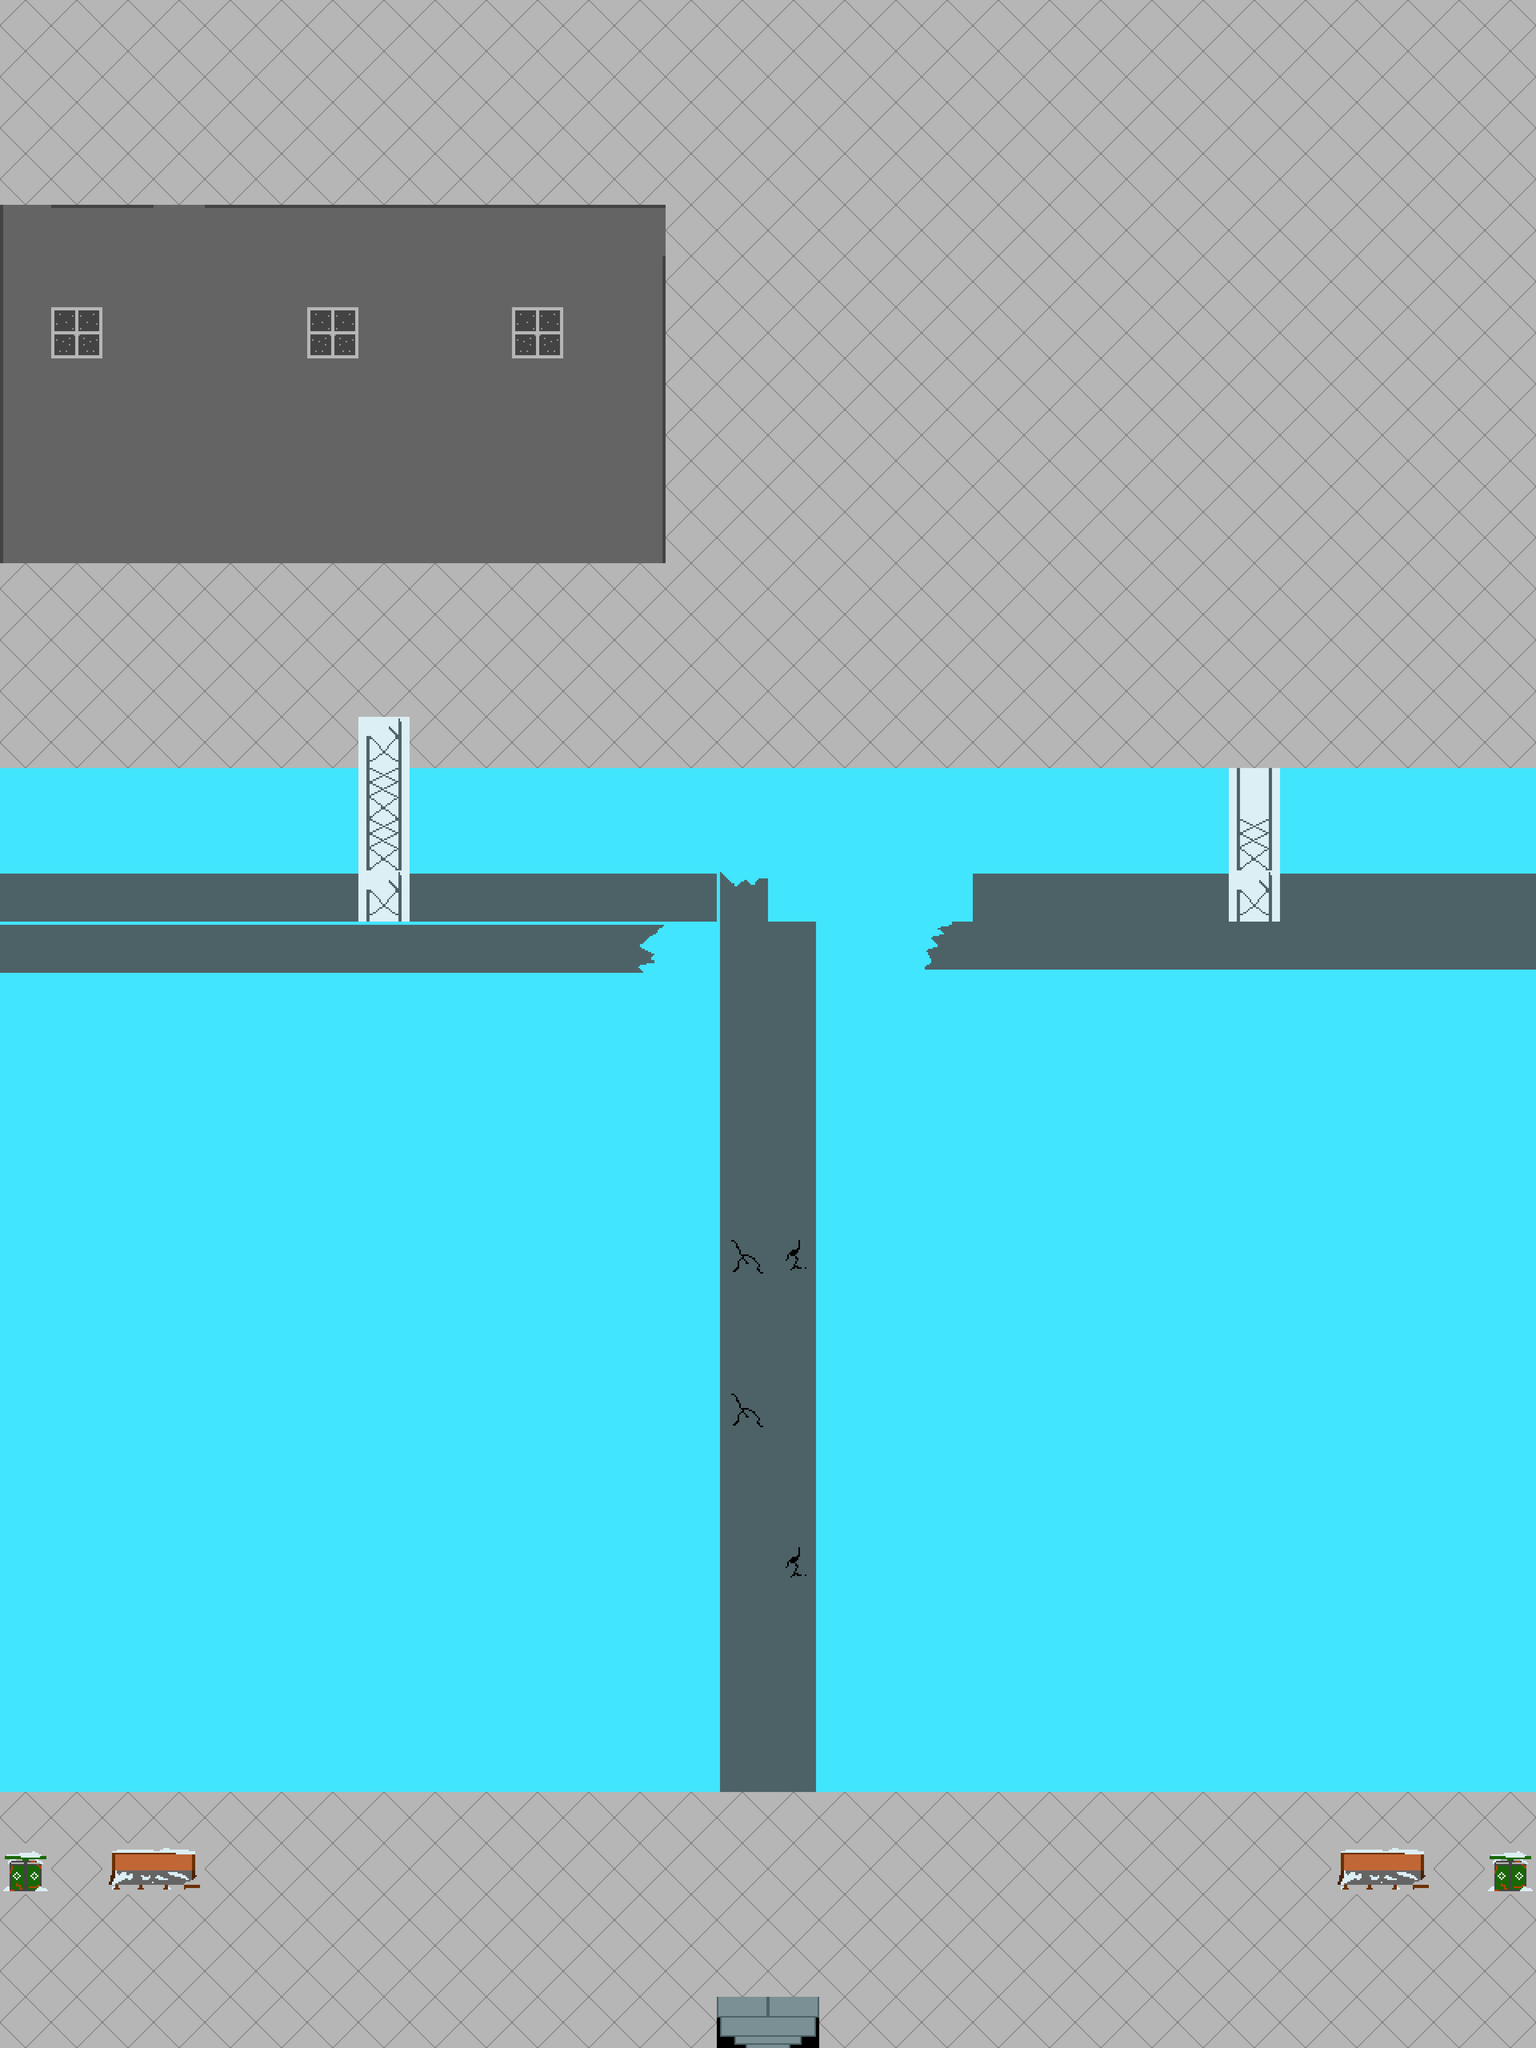

This is a level from a 2D game, rendered from its Tiled map with the project's own tilesets. A one-line summary and the map file follow, with tile-layer data summarised:
An orthogonal 30x40 tile map with 128x128 px tiles, 2 tile layers (traverse, blocked).

<map version="1.2" tiledversion="1.2.4" orientation="orthogonal" renderorder="right-down" width="30" height="40" tilewidth="128" tileheight="128" infinite="0" nextlayerid="3" nextobjectid="1">
 <tileset firstgid="1" name="Mapset" tilewidth="128" tileheight="128" tilecount="361" columns="19">
  <image source="Mapset2.png" width="2432" height="2432" />
 </tileset>
 <layer id="1" name="traverse" width="30" height="40">
  <data>[1200 cells, 1184 non-empty, 15 distinct tile ids]</data>
 </layer>
 <layer id="2" name="blocked" width="30" height="40">
  <data>[1200 cells, 608 non-empty, 11 distinct tile ids]</data>
 </layer>
</map>